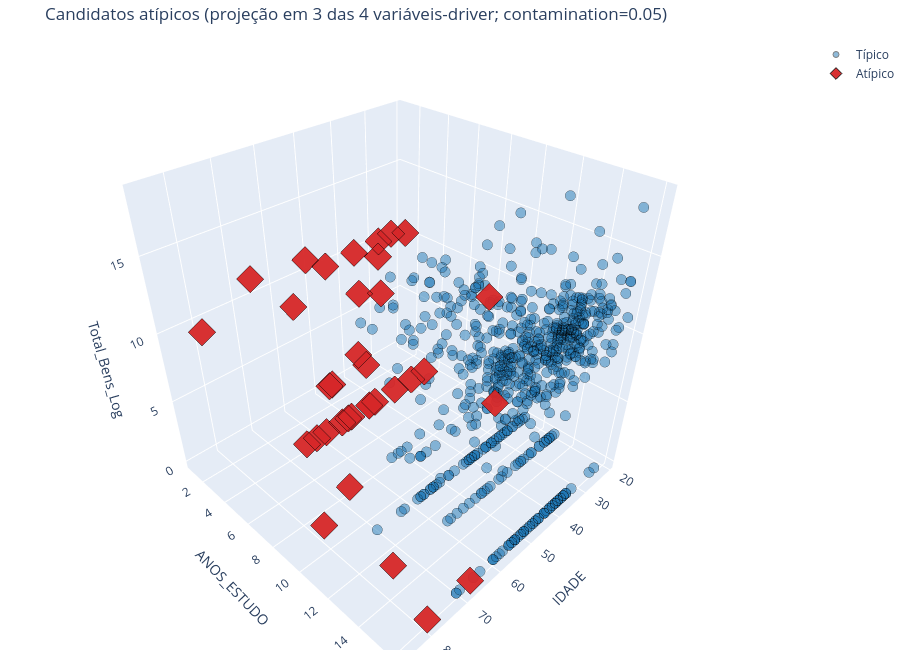

Notebook code cell kept with this figure:
### Markdown cell above
### O mesmo recorte, em 3D

Os painéis acima mostram somente duas variáveis de cada vez. Como o modelo usa **4 variáveis-driver simultaneamente**, não é possível representar todas em um único gráfico 3D. A projeção interativa abaixo preserva os três eixos originais (`IDADE`, `ANOS_ESTUDO` e `Total_Bens_Log`) e informa `Total_Gasto_Campanha_Log` ao passar o mouse. Portanto, a classificação considera as quatro dimensões, embora o gráfico mostre apenas três delas — arrastem pra rotacionar e passem o mouse num ponto pra ver quem é.

### Code cell
cores_iso = {'Típico': '#1f77b4', 'Atípico': '#d62728'}

fig3d = go.Figure()
for status, cor in cores_iso.items():
    sub = df_cluster[df_cluster['anomalia_global'] == status]
    texto_hover = (
        sub['NM_URNA_CANDIDATO'] + ' — ' + sub['cluster']
        + '<br>Total_Gasto_Campanha_Log=' + sub['Total_Gasto_Campanha_Log'].round(2).astype(str)
    )
    fig3d.add_trace(go.Scatter3d(
        x=sub['IDADE'], y=sub['ANOS_ESTUDO'], z=sub['Total_Bens_Log'],
        mode='markers', name=status,
        marker=dict(
            size=6 if status == 'Típico' else 9,
            color=cor,
            symbol='circle' if status == 'Típico' else 'diamond',
            opacity=0.5 if status == 'Típico' else 0.95,
            line=dict(width=1, color='black'),
        ),
        text=texto_hover,
        hovertemplate='<b>%{text}</b><br>IDADE=%{x}<br>ANOS_ESTUDO=%{y}<br>Total_Bens_Log=%{z:.2f}<extra></extra>',
    ))

fig3d.update_layout(
    scene=dict(xaxis_title='IDADE', yaxis_title='ANOS_ESTUDO', zaxis_title='Total_Bens_Log'),
    title=f'Candidatos atípicos (projeção em 3 das 4 variáveis-driver; contamination={contamination_global})',
    height=650, margin=dict(l=0, r=0, b=0, t=40),
)
fig3d.show()

### Figure 1 — Plotly figure (JSON) as saved in the notebook; plotly's stock layout.template omitted (floating-point values rounded to 4 significant figures; data arrays with more than 128 entries replaced by an {"elided": "..."} marker saying what was removed)
{"data": [{"hovertemplate": "<b>%{text}</b><br>IDADE=%{x}<br>ANOS_ESTUDO=%{y}<br>Total_Bens_Log=%{z:.2f}<extra></extra>", "marker": {"color": "#1f77b4", "line": {"color": "black", "width": 1}, "opacity": 0.5, "size": 6, "symbol": "circle"}, "mode": "markers", "name": "Típico", "text": {"elided": "657 str values"}, "type": "scatter3d", "x": {"elided": "657 int values"}, "y": {"elided": "657 int values"}, "z": {"elided": "657 float values"}}, {"hovertemplate": "<b>%{text}</b><br>IDADE=%{x}<br>ANOS_ESTUDO=%{y}<br>Total_Bens_Log=%{z:.2f}<extra></extra>", "marker": {"color": "#d62728", "line": {"color": "black", "width": 1}, "opacity": 0.95, "size": 9, "symbol": "diamond"}, "mode": "markers", "name": "Atípico", "text": ["ESTER CARVALHO — Campanha ativa sem patrimônio<br>Total_Gasto_Campanha_Log=12.57", "SILVA FOTOGRAFO - O CORNO — Patrimonializados sem despesas declaradas<br>Total_Gasto_Campanha_Log=0.0", "SERRALHEIRO RONO PINHEIRO — Campanha ativa sem patrimônio<br>Total_Gasto_Campanha_Log=6.4", "GERALDO NAVES O BARRA PESADA — Escolarizados sem bens nem despesas<br>Total_Gasto_Campanha_Log=0.0", "CARLOS VINÍCIUS — Jovens com baixa estrutura declarada<br>Total_Gasto_Campanha_Log=0.0", "CARLOS MARANHÃO — Jovens com baixa estrutura declarada<br>Total_Gasto_Campanha_Log=0.0", "EDMOTOS — Patrimonializados sem despesas declaradas<br>Total_Gasto_Campanha_Log=7.31", "DENISE SANTOS — Jovens com baixa estrutura declarada<br>Total_Gasto_Campanha_Log=0.0", "ROBERTO GOMES — Escolarizados sem bens nem despesas<br>Total_Gasto_Campanha_Log=3.66", "MAGDA MOFATTO — Patrimonializados, escolarizados e com campanha ativa<br>Total_Gasto_Campanha_Log=14.13", "PAPACAPIM — Campanha ativa sem patrimônio<br>Total_Gasto_Campanha_Log=10.99", "BARBARA BOMBOM — Campanha ativa sem patrimônio<br>Total_Gasto_Campanha_Log=8.08", "DANIEL AGROBOM — Patrimonializados, escolarizados e com campanha ativa<br>Total_Gasto_Campanha_Log=13.97", "LO FERREIRA — Patrimonializados sem despesas declaradas<br>Total_Gasto_Campanha_Log=0.0", "ADAIR HENRIQUES VOVÔ DO JEEP — Patrimonializados, escolarizados e com campanha ativa<br>Total_Gasto_Campanha_Log=12.43", "FABRÍCIO DA 44 — Patrimonializados sem despesas declaradas<br>Total_Gasto_Campanha_Log=0.0", "PASTOR JUAREZ DA SAÚDE — Campanha ativa sem patrimônio<br>Total_Gasto_Campanha_Log=11.26", "CARLOS BRANDAO — Campanha ativa sem patrimônio<br>Total_Gasto_Campanha_Log=8.23", "IRMÃO RALFF ALERTA TOTAL — Campanha ativa sem patrimônio<br>Total_Gasto_Campanha_Log=7.09", "NEIDE ALVES — Patrimonializados sem despesas declaradas<br>Total_Gasto_Campanha_Log=0.0", "NERI GELLER — Patrimonializados, escolarizados e com campanha ativa<br>Total_Gasto_Campanha_Log=13.64", "PASTOR JERONIMO GOMES — Campanha ativa sem patrimônio<br>Total_Gasto_Campanha_Log=7.9", "MÃE KAKÁ GARCIA DO PSOL — Campanha ativa sem patrimônio<br>Total_Gasto_Campanha_Log=9.48", "JUAREZ COSTA — Patrimonializados, escolarizados e com campanha ativa<br>Total_Gasto_Campanha_Log=14.63", "VANDA — Jovens com baixa estrutura declarada<br>Total_Gasto_Campanha_Log=0.0", "LUSIMAR DA CANAÃ — Jovens com baixa estrutura declarada<br>Total_Gasto_Campanha_Log=0.0", "NATANAEL PEREIRA — Jovens com baixa estrutura declarada<br>Total_Gasto_Campanha_Log=0.0", "JECIMAR FERREIRA — Jovens com baixa estrutura declarada<br>Total_Gasto_Campanha_Log=0.0", "ISA MARCONDES — Patrimonializados, escolarizados e com campanha ativa<br>Total_Gasto_Campanha_Log=13.86", "CHICO SÁ — Patrimonializados, escolarizados e com campanha ativa<br>Total_Gasto_Campanha_Log=9.8", "JARDELINO BAHIA — Patrimonializados sem despesas declaradas<br>Total_Gasto_Campanha_Log=0.0", "JUVENAL FERREIRA — Patrimonializados sem despesas declaradas<br>Total_Gasto_Campanha_Log=0.0", "MAURICIO PICARELLI — Escolarizados sem bens nem despesas<br>Total_Gasto_Campanha_Log=0.0", "RAMÃO LOPES — Jovens com baixa estrutura declarada<br>Total_Gasto_Campanha_Log=0.0", "JURACI DA AROEIRA — Jovens com baixa estrutura declarada<br>Total_Gasto_Campanha_Log=0.0"], "type": "scatter3d", "x": [22, 65, 51, 75, 25, 46, 41, 54, 67, 77, 52, 34, 58, 28, 85, 50, 67, 43, 45, 61, 57, 78, 45, 66, 65, 47, 30, 36, 48, 86, 56, 63, 79, 62, 59], "y": [9, 4, 4, 13, 4, 1, 4, 4, 16, 13, 4, 1, 9, 9, 8, 8, 8, 4, 4, 4, 8, 9, 4, 9, 4, 1, 4, 4, 4, 4, 4, 8, 16, 4, 4], "z": [0.0, 10.82, 0.0, 0.0, 0.0, 0.0, 11.51, 0.0, 0.0, 17.96, 0.0, 0.0, 17.02, 9.616, 17.04, 15.82, 0.0, 0.0, 0.0, 13.46, 16.03, 0.0, 0.0, 14.47, 0.0, 0.0, 0.0, 0.0, 12.53, 11.92, 12.49, 9.616, 0.0, 0.0, 0.0]}], "layout": {"height": 650, "margin": {"b": 0, "l": 0, "r": 0, "t": 40}, "scene": {"xaxis": {"title": {"text": "IDADE"}}, "yaxis": {"title": {"text": "ANOS_ESTUDO"}}, "zaxis": {"title": {"text": "Total_Bens_Log"}}}, "title": {"text": "Candidatos atípicos (projeção em 3 das 4 variáveis-driver; contamination=0.05)"}}}
